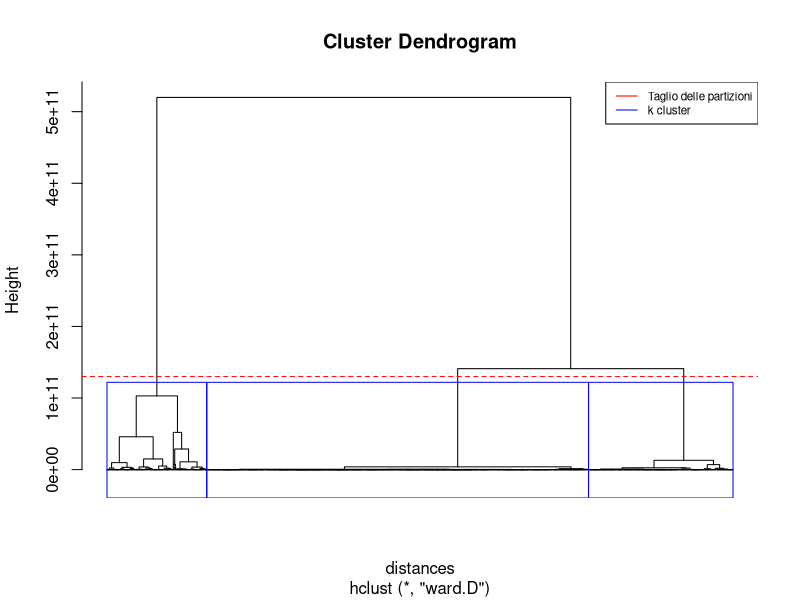

This figure's R source: (Note: this script raises an error after producing the figure.)
#First task: 
#run both hclust and kmeans; 
#produce all related plots (e.g., dendrogram, sensitivity of tot.withinss); 
#estimate the number of clusters based on the results of hclust and kmeans; 
# discuss obtained results.

#library(factoextra)
#lettura dei dati flows.csv
data<- read.csv('flows/flows1.csv')

################## CLUSTERING GERARCHICO ################## 

#Calcolo delle distanze euclidee:
# restituisce la matrice di distanze euclidee, cioè tutte le possibili distanze tra coppie di punti. 
distances<- dist(data, method="euclidean")

# algoritmo standard di clustering gerarchico:
#"ward.D" "single", "complete", "average" (= UPGMA), "mcquitty" (= WPGMA), "median" (= WPGMC) or "centroid" (= UPGMC).
fit <- hclust(distances, method="ward.D")

#plot del dendrogramma
plot(fit, labels = FALSE, hang=(-1))
abline(h=1.3e11, col="red",  lty=2)
#zoom del plot
#plot(as.dendrogram(fit), ylim = c(0,10000000000), leaflab="none")
#plot(dendrogramma, ylim = c(0,200000000000), labels = FALSE, hang=(-1))
# utilizziamo la funzione rect.hclust per mettere i rettangoli
#k è il numero di cluster che individuiamo guardando il dendrogramma
rect.hclust(fit, k=3, border = "blue")
legend( x="topright", 
        legend=c("Taglio delle partizioni", "k cluster"),
        col=c("red","blue"), lwd=1, cex=0.7)
#Taglio dell'albero: 
#l’uscita è fornita come identificativo del cluster di appartenenza per ogni punto.
groups<- cutree(fit, k=4)

g <- hcut(data, k = 3,
            hc_func = "hclust", hc_method = "ward")

#g
#fviz_cluster(g) plotta solo  due dimensioni

#creazione dataframe
clusters<-groups
df<-clusters
df
#plot(data, col=g, pch=g, cex=2) 

#distribuzione dei punti nei cluster
#hist(g, breaks=5, xlab = "k", main=paste("Distribuzione dei punti nei cluster" ), labels = TRUE, ylim=c(0,2500))
h<-hist(df, col="lightblue", labels = TRUE, 
        breaks=seq(min(df)-1,max(df)),
        axes=F, 
        ylim=c(0,2500),
        xlab="K",
        main="Distribuzione dei punti nei cluster")
axis(2)
#stampa il cluster di ogni bin)
axis(1,at=h$mids,seq(min(df),max(df)))



################## CLUSTERING K-MEANS ################## 
data<- read.csv('flows/flows1.csv')
#definiamo un vettore di 10 elementi con un id crescente (tss=total squares sum): 
#ipotizziamo di testare fino a 10 cluster (k=10)
#tss è la metrica che vogliamo misurare in base al numero di cluster.
tss<-seq(1,10,1)  

# Test dei valori di k da 1 a 10.
for (i in 1:10) tss[i] <- kmeans(data,i)$tot.withinss   
tss   #-> è una metrica del totale della somma dei quadrati intra-cluster. Varia molto velocemente quando varia il numero di cluster.
plot(tss, type='o', xlab="K")


#l'idea è scegliere qualcosa che si trova in corripondenza del ginocchio o subito dopo il ginocchio.
points( c(4), tss[which.min(tss>2e20)], pch=20, col="green", cex=2)
points( c(3), tss[which.min(tss>8e20)], pch=20, col="blue", cex=2)
# k=4 
res<-kmeans(data,3) #non va bene perché restituisce un cluster costituito da un unico punto.

#restituisce l'id del cluster per i vari punti
res$cluster 

#restituisce i centroidi
res$centers 

#restituisce restituisce la somma dei quadrati delle distanze dei punti rispetto al centroide (intra-cluster). Se faccio tot.withinss ottengo la somma di questi valori.
res$withinss

#creazione dataframe
clusters_kmeans<-res$cluster
df_km<-clusters_kmeans
df_km

#distribuzione dei punti nei cluster
hist(res$cluster, xlab = "k", main="Distribuzione dei punti nei cluster")

h2<-hist(df_km, col="lightblue", labels = TRUE, 
        breaks=seq(min(df_km)-1,max(df_km)),
        axes=F, main="Distribuzione dei punti nei cluster", xlab="K", ylim=c(0,2500))
axis(2)
axis(1,at=h2$mids,seq(min(df_km),max(df_km)))
#plot(data, col=res$cluster, pch=res$cluster)

# Aggiunta dei centroidi sul grafico
#points(res$centers, pch=5) 
